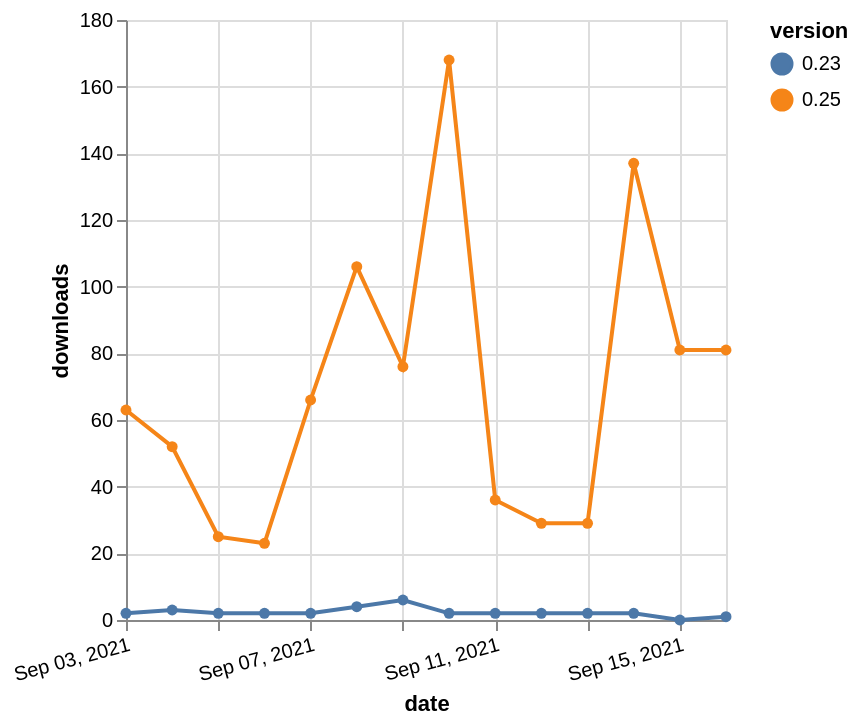

Specify this chart in Vega-Lite:
### Vega-Lite specification from a JSON file in a GitHub repository (floating-point values rounded to 4 significant figures)
{"$schema": "https://vega.github.io/schema/vega-lite/v5.json", "description": "A simple bar chart with embedded data.", "data": {"values": [{"date": "2021-09-03", "total": 3212, "delta": 2, "version": "0.23"}, {"date": "2021-09-04", "total": 3215, "delta": 3, "version": "0.23"}, {"date": "2021-09-05", "total": 3217, "delta": 2, "version": "0.23"}, {"date": "2021-09-06", "total": 3219, "delta": 2, "version": "0.23"}, {"date": "2021-09-07", "total": 3221, "delta": 2, "version": "0.23"}, {"date": "2021-09-08", "total": 3225, "delta": 4, "version": "0.23"}, {"date": "2021-09-09", "total": 3231, "delta": 6, "version": "0.23"}, {"date": "2021-09-10", "total": 3233, "delta": 2, "version": "0.23"}, {"date": "2021-09-11", "total": 3235, "delta": 2, "version": "0.23"}, {"date": "2021-09-12", "total": 3237, "delta": 2, "version": "0.23"}, {"date": "2021-09-13", "total": 3239, "delta": 2, "version": "0.23"}, {"date": "2021-09-14", "total": 3241, "delta": 2, "version": "0.23"}, {"date": "2021-09-15", "total": 3241, "delta": 0, "version": "0.23"}, {"date": "2021-09-16", "total": 3242, "delta": 1, "version": "0.23"}, {"date": "2021-09-03", "total": 70238, "delta": 63, "version": "0.25"}, {"date": "2021-09-04", "total": 70290, "delta": 52, "version": "0.25"}, {"date": "2021-09-05", "total": 70315, "delta": 25, "version": "0.25"}, {"date": "2021-09-06", "total": 70338, "delta": 23, "version": "0.25"}, {"date": "2021-09-07", "total": 70404, "delta": 66, "version": "0.25"}, {"date": "2021-09-08", "total": 70510, "delta": 106, "version": "0.25"}, {"date": "2021-09-09", "total": 70586, "delta": 76, "version": "0.25"}, {"date": "2021-09-10", "total": 70754, "delta": 168, "version": "0.25"}, {"date": "2021-09-11", "total": 70790, "delta": 36, "version": "0.25"}, {"date": "2021-09-12", "total": 70819, "delta": 29, "version": "0.25"}, {"date": "2021-09-13", "total": 70848, "delta": 29, "version": "0.25"}, {"date": "2021-09-14", "total": 70985, "delta": 137, "version": "0.25"}, {"date": "2021-09-15", "total": 71066, "delta": 81, "version": "0.25"}, {"date": "2021-09-16", "total": 71147, "delta": 81, "version": "0.25"}]}, "width": "container", "mark": {"type": "line", "point": {"filled": true}}, "encoding": {"x": {"field": "date", "type": "temporal", "timeUnit": "yearmonthdate", "title": "date", "axis": {"labelAngle": -15}}, "y": {"field": "delta", "type": "quantitative", "title": "downloads"}, "color": {"field": "version", "type": "nominal"}, "tooltip": {"field": "delta"}}}
